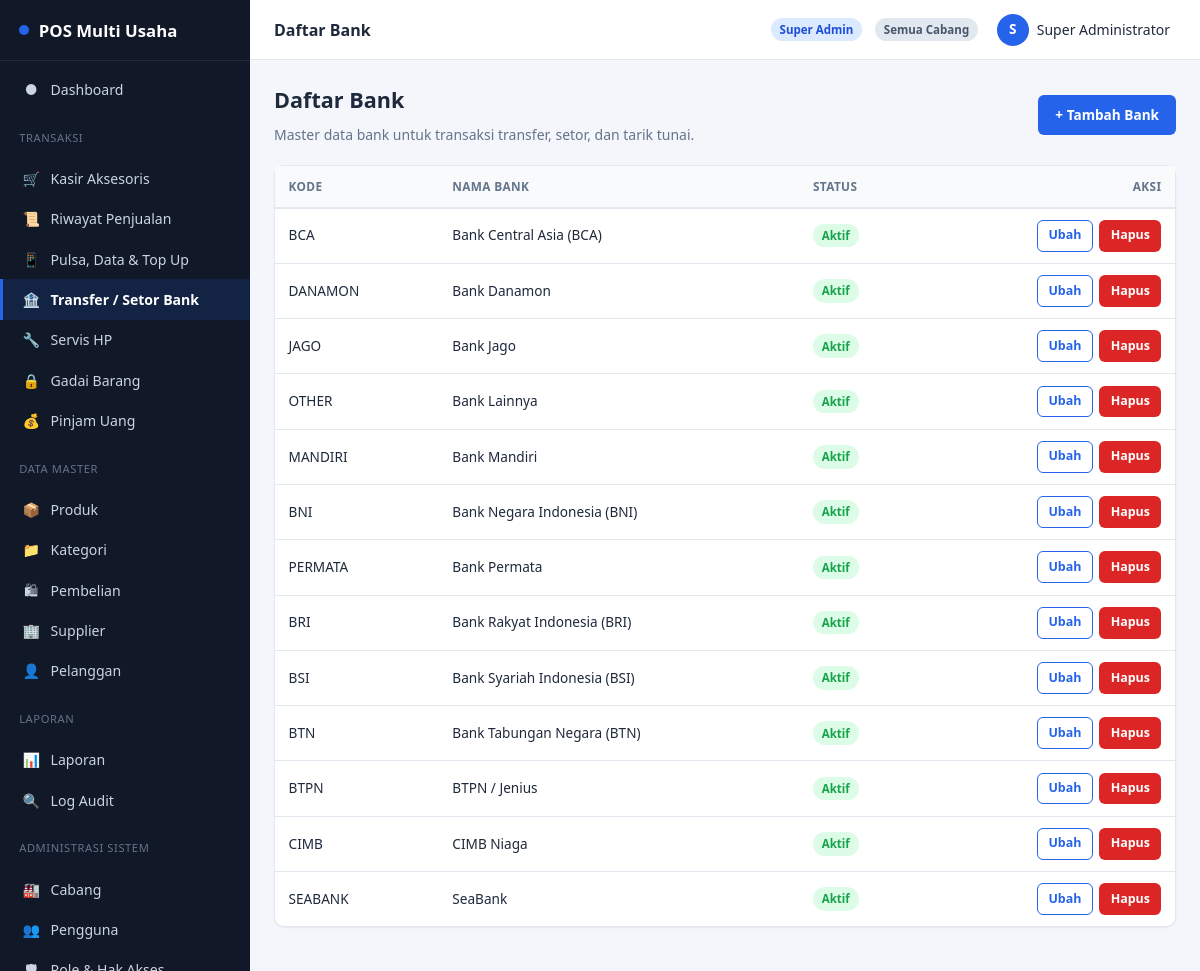
/bank/banks (signed in), run on the app's committed database.
### tables this page shows
CREATE TABLE IF NOT EXISTS banks (
    id            INT UNSIGNED AUTO_INCREMENT PRIMARY KEY,
    code          VARCHAR(20)  NOT NULL UNIQUE,
    name          VARCHAR(100) NOT NULL,
    is_active     TINYINT(1)   NOT NULL DEFAULT 1,
    created_at    DATETIME     NOT NULL DEFAULT CURRENT_TIMESTAMP,
    deleted_at    DATETIME     DEFAULT NULL
);

### app/core/Controller.php (called while the page is built, shortened)
<?php
abstract class Controller
{
    protected function view(string $view, array $data = [], string $layout = 'app'): void
    {
        extract($data, EXTR_SKIP);
        $viewFile = VIEW_PATH . '/' . $view . '.php';
        $content = function () use ($viewFile, $data): void {
            extract($data, EXTR_SKIP);
            require $viewFile;
        };
        require VIEW_PATH . '/layouts/' . $layout . '.php';
    }
}

### app/controllers/BankController.php (called while the page is built, shortened)
<?php
final class BankController extends Controller
{
    public function banks(): void
    {
        $this->view('bank/banks', [
            'title' => 'Daftar Bank',
            'banks' => BankModel::all('name'),
        ]);
    }
}

### app/core/Router.php (called while the page is built, shortened)
<?php
final class Router
{
    public static function dispatch(string $route): void
    {
        $route = trim($route, '/');
        $segments = $route === '' ? [] : explode('/', $route);
        $action    = $segments[1] ?? 'index';
        $params    = array_slice($segments, 2);
        $controller = new $controllerClass();
        call_user_func_array([$controller, $action], $params);
    }
}

### index.php (called while the page is built, shortened)
<?php
$route = $_GET['route'] ?? '';
Router::dispatch($route);

### app/core/Model.php (called while the page is built, shortened)
<?php
abstract class Model
{
    protected static string $table;
    protected static bool $softDelete = false;
    protected static function db(): PDO
    {
        return Database::connection();
    }
    protected static function baseWhere(): string
    {
        return static::$softDelete ? ' WHERE deleted_at IS NULL' : '';
    }
    public static function all(string $orderBy = ''): array
    {
        $sql = 'SELECT * FROM ' . static::$table . static::baseWhere();
        if ($orderBy !== '') {
            $sql .= ' ORDER BY ' . $orderBy;
        }
        return static::db()->query($sql)->fetchAll();
    }
}

### app/views/bank/banks.php (the view, shortened to what this page needs)
<div class="content-header">
    <div>
        <h1>Daftar Bank</h1>
        <p class="text-muted mb-0">Master data bank untuk transaksi transfer, setor, dan tarik tunai.</p>
    </div>
    <a class="btn" href="<?= e(url('bank/bankCreate')) ?>">+ Tambah Bank</a>
</div>
<div class="card">
    <div class="table-wrap">
        <table>
            <thead><tr><th>Kode</th><th>Nama Bank</th><th>Status</th><th class="text-right">Aksi</th></tr></thead>
            <tbody>
            <?php foreach ($banks as $b): ?>
                <tr>
                    <td><?= e($b['code']) ?></td>
                    <td><?= e($b['name']) ?></td>
                    <td><?= $b['is_active'] ? '<span class="badge badge-success">Aktif</span>' : '<span class="badge badge-gray">Nonaktif</span>' ?></td>
                    <td class="text-right">
                        <div class="table-actions" style="justify-content:flex-end;">
                            <a class="btn btn-sm btn-outline" href="<?= e(url('bank/bankEdit/' . $b['id'])) ?>">Ubah</a>
                            <form method="post" action="<?= e(url('bank/bankDestroy/' . $b['id'])) ?>" data-confirm="Hapus bank ini?">
                                <button type="submit" class="btn btn-sm btn-danger">Hapus</button>
                            </form>
                        </div>
                    </td>
                </tr>
            <?php endforeach; ?>
            </tbody>
        </table>
    </div>
</div>

### assets/css/app.css (style rules this page uses)
:root { --color-primary: #2563eb; --color-primary-dark: #1d4ed8; --color-primary-light: #dbeafe; --color-success: #16a34a; --color-success-light: #dcfce7; --color-danger: #dc2626; --color-danger-light: #fee2e2; --color-warning: #d97706; --color-warning-light: #fef3c7; --color-info: #0891b2; --color-bg: #f4f6fb; --color-surface: #ffffff; --color-border: #e2e8f0; --color-text: #1e293b; --color-text-muted: #64748b; --color-sidebar-bg: #111827; --color-sidebar-text: #cbd5e1; --color-sidebar-active: #2563eb; --radius-sm: 6px; --radius-md: 10px; --radius-lg: 16px; --shadow-sm: 0 1px 2px rgba(15, 23, 42, .06); --shadow-md: 0 4px 12px rgba(15, 23, 42, .08); --sidebar-width: 250px; --header-height: 60px; }
* { box-sizing: border-box; }
html, body { margin: 0; padding: 0; height: 100%; }
body { font-family: 'Segoe UI', Roboto, -apple-system, BlinkMacSystemFont, Arial, sans-serif; background: var(--color-bg); color: var(--color-text); font-size: 14px; line-height: 1.5; }
a { color: var(--color-primary); text-decoration: none; }
h1, h2, h3, h4 { margin: 0 0 .5rem; font-weight: 600; }
p { margin: 0 0 .75rem; }
.content-header { display: flex; align-items: center; justify-content: space-between; flex-wrap: wrap; gap: .75rem; margin-bottom: 1.25rem; }
.content-header h1 { font-size: 1.35rem; }
.card { background: var(--color-surface); border: 1px solid var(--color-border); border-radius: var(--radius-md); box-shadow: var(--shadow-sm); margin-bottom: 1.25rem; }
.btn { display: inline-flex; align-items: center; justify-content: center; gap: .4rem; padding: .55rem 1rem; border-radius: var(--radius-sm); border: 1px solid transparent; font: inherit; font-weight: 600; font-size: .85rem; cursor: pointer; background: var(--color-primary); color: #fff; transition: filter .15s ease; }
.btn-sm { padding: .35rem .65rem; font-size: .78rem; }
.btn-outline { background: transparent; color: var(--color-primary); border-color: var(--color-primary); }
.btn-danger { background: var(--color-danger); }
.table-wrap { overflow-x: auto; }
table { width: 100%; border-collapse: collapse; font-size: .85rem; }
thead th { text-align: left; padding: .7rem .85rem; background: #f8fafc; border-bottom: 2px solid var(--color-border); font-size: .74rem; text-transform: uppercase; letter-spacing: .03em; color: var(--color-text-muted); white-space: nowrap; }
tbody td { padding: .7rem .85rem; border-bottom: 1px solid var(--color-border); vertical-align: middle; }
tbody tr:last-child td { border-bottom: none; }
.text-right { text-align: right; }
.table-actions { display: flex; gap: .4rem; flex-wrap: wrap; }
.badge { display: inline-flex; align-items: center; padding: .2rem .55rem; border-radius: 999px; font-size: .72rem; font-weight: 700; }
.badge-success { background: var(--color-success-light); color: var(--color-success); }
.mb-0 { margin-bottom: 0; }
.text-muted { color: var(--color-text-muted); }

### data on the page
banks: code "BCA", name "Bank Central Asia (BCA)", is_active "Aktif"
banks: code "DANAMON", name "Bank Danamon", is_active "Aktif"
banks: code "JAGO", name "Bank Jago", is_active "Aktif"
banks: code "OTHER", name "Bank Lainnya", is_active "Aktif"
banks: code "MANDIRI", name "Bank Mandiri", is_active "Aktif"
banks: code "BNI", name "Bank Negara Indonesia (BNI)", is_active "Aktif"
banks: code "PERMATA", name "Bank Permata", is_active "Aktif"
banks: code "BRI", name "Bank Rakyat Indonesia (BRI)", is_active "Aktif"
banks: code "BSI", name "Bank Syariah Indonesia (BSI)", is_active "Aktif"
banks: code "BTN", name "Bank Tabungan Negara (BTN)", is_active "Aktif"
banks: code "BTPN", name "BTPN / Jenius", is_active "Aktif"
banks: code "CIMB", name "CIMB Niaga", is_active "Aktif"
banks: code "SEABANK", name "SeaBank", is_active "Aktif"

### other printed values
APP_NAME "POS Multi Usaha"
$item['icon'] "●"
$item['label'] "Dashboard"
$item['icon'] "🛒"
$item['label'] "Kasir Aksesoris"
$item['icon'] "📜"
$item['label'] "Riwayat Penjualan"
$item['icon'] "📱"
$item['label'] "Pulsa, Data & Top Up"
$item['icon'] "🏦"
$item['label'] "Transfer / Setor Bank"
$item['icon'] "🔧"
$item['label'] "Servis HP"
$item['icon'] "🔒"
$item['label'] "Gadai Barang"
